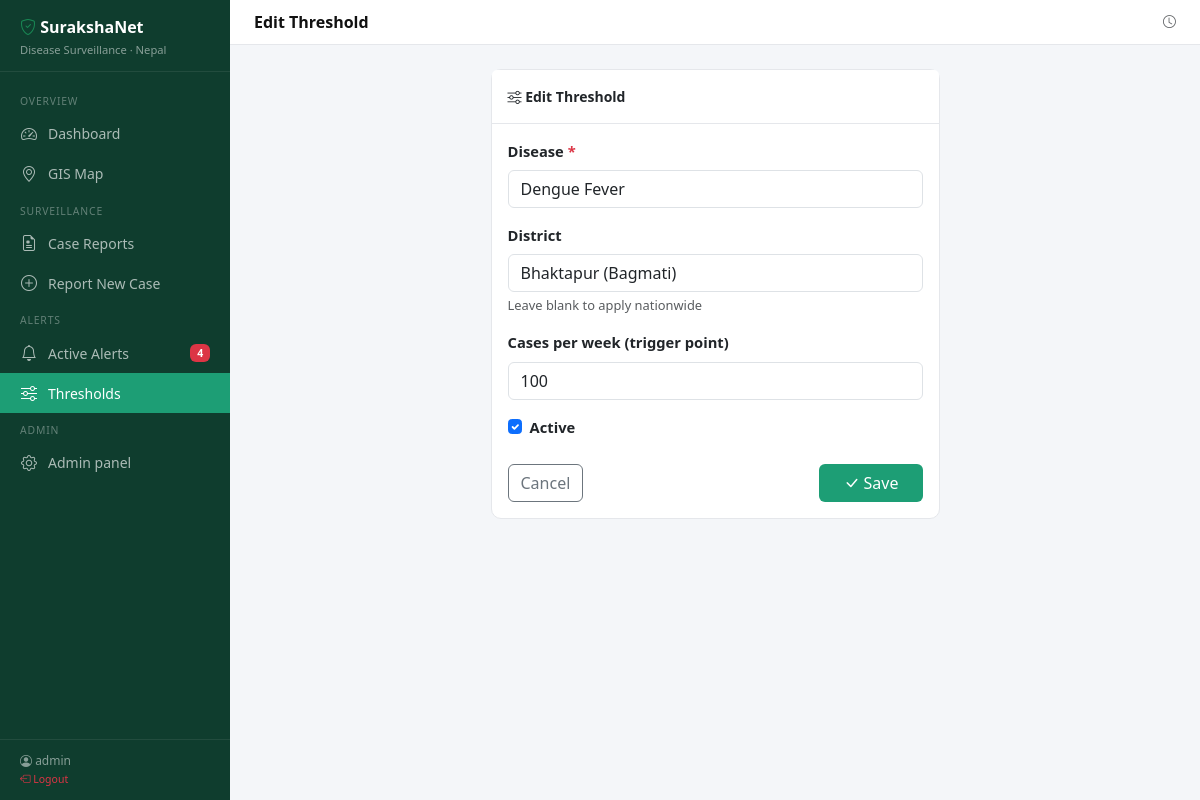
Page /thresholds/1/edit/ (signed in) on the committed database.
### surveillance/models.py (models this page shows, shortened)
class AlertThreshold(models.Model):
    disease = models.ForeignKey(Disease, on_delete=models.CASCADE, related_name='thresholds')
    district = models.ForeignKey(District, on_delete=models.CASCADE, related_name='thresholds', null=True, blank=True,
                                  help_text='Leave blank for nationwide threshold')
    cases_per_week = models.PositiveIntegerField(default=10)
    is_active = models.BooleanField(default=True)
    class Meta:
        unique_together = ['disease', 'district']

### surveillance/views.py (the view)
# urls.py: path('thresholds/<int:pk>/edit/', views.threshold_edit, name='threshold_edit'),
@login_required
def threshold_edit(request, pk):
    threshold = get_object_or_404(AlertThreshold, pk=pk)
    if request.method == 'POST':
        form = AlertThresholdForm(request.POST, instance=threshold)
        if form.is_valid():
            form.save()
            messages.success(request, "Threshold updated.")
            return redirect('threshold_list')
    else:
        form = AlertThresholdForm(instance=threshold)
    return render(request, 'surveillance/threshold_form.html', {'form': form, 'title': 'Edit Threshold'})

### surveillance/forms.py
class AlertThresholdForm(forms.ModelForm):
    class Meta:
        model = AlertThreshold
        fields = ['disease', 'district', 'cases_per_week', 'is_active']
        widgets = {
            'cases_per_week': forms.NumberInput(attrs={'min': 1}),
        }
    def __init__(self, *args, **kwargs):
        super().__init__(*args, **kwargs)
        for field in self.fields.values():
            field.widget.attrs.setdefault('class', 'form-control')
        self.fields['is_active'].widget.attrs['class'] = 'form-check-input'
        self.fields['district'].required = False
        self.fields['district'].help_text = 'Leave blank to apply nationwide'

### surveillance/context_processors.py (called while the page is built)
def alert_count(request):
    if request.user.is_authenticated:
        count = Alert.objects.filter(status='active').count()
        return {'active_alert_count': count}
    return {'active_alert_count': 0}

### surveillance/models.py (called while the page is built)
    def __str__(self):
        return f"{self.name} ({self.province.name})"

    def __str__(self):
        return self.name

### surveillance/templates/surveillance/threshold_form.html (shortened to what this page needs)
{% extends "surveillance/base.html" %}
{% block page_title %}{{ title }}{% endblock %}
{% block content %}
<div class="row justify-content-center">
  <div class="col-md-6">
    <div class="card">
      <div class="card-header py-3"><i class="bi bi-sliders"></i> {{ title }}</div>
      <div class="card-body">
        <form method="post">
          <div class="mb-3">
            <label class="form-label fw-semibold">Disease <span class="text-danger">*</span></label>
            {{ form.disease }}
          </div>
          <div class="mb-3">
            <label class="form-label fw-semibold">District</label>
            {{ form.district }}
            <div class="form-text">{{ form.district.help_text }}</div>
          </div>
          <div class="mb-3">
            <label class="form-label fw-semibold">Cases per week (trigger point)</label>
            {{ form.cases_per_week }}
          </div>
          <div class="mb-4 form-check">
            {{ form.is_active }}
            <label class="form-check-label fw-semibold">Active</label>
          </div>
          <div class="d-flex justify-content-between">
            <a href="{% url 'threshold_list' %}" class="btn btn-outline-secondary">Cancel</a>
            <button type="submit" class="btn btn-brand px-4"><i class="bi bi-check-lg"></i> Save</button>
          </div>
        </form>
      </div>
    </div>
  </div>
</div>
{% endblock %}

### surveillance/templates/surveillance/base.html (shortened to what this page needs)
<!DOCTYPE html>
<html lang="en">
<head>
  <link href="https://cdn.jsdelivr.net/npm/bootstrap@5.3.2/dist/css/bootstrap.min.css" rel="stylesheet">
  <link href="https://cdn.jsdelivr.net/npm/bootstrap-icons@1.11.3/font/bootstrap-icons.min.css" rel="stylesheet">
  <link rel="stylesheet" href="https://unpkg.com/leaflet@1.9.4/dist/leaflet.css">
</head>
<body>
{% if user.is_authenticated %}
<nav id="sidebar">
  <div class="sidebar-brand">
    <h5><i class="bi bi-shield-check text-success"></i> SurakshaNet</h5>
    <small>Disease Surveillance · Nepal</small>
  </div>
  <div class="sidebar-nav">
    <div class="nav-section-label">Overview</div>
    <a href="{% url 'dashboard' %}" class="nav-link {% if request.resolver_match.url_name == 'dashboard' %}active{% endif %}">
      <i class="bi bi-speedometer2"></i> Dashboard
    </a>
    <a href="{% url 'map' %}" class="nav-link {% if request.resolver_match.url_name == 'map' %}active{% endif %}">
      <i class="bi bi-geo-alt"></i> GIS Map
    </a>
    <div class="nav-section-label">Surveillance</div>
    <a href="{% url 'case_list' %}" class="nav-link {% if 'case' in request.resolver_match.url_name %}active{% endif %}">
      <i class="bi bi-file-earmark-medical"></i> Case Reports
    </a>
    <a href="{% url 'case_create' %}" class="nav-link">
      <i class="bi bi-plus-circle"></i> Report New Case
    </a>
    <div class="nav-section-label">Alerts</div>
    <a href="{% url 'alert_list' %}" class="nav-link {% if 'alert' in request.resolver_match.url_name %}active{% endif %}">
      <i class="bi bi-bell"></i> Active Alerts
      {% with count=active_alert_count %}
        {% if count %}<span class="badge bg-danger ms-auto">{{ count }}</span>{% endif %}
      {% endwith %}
    </a>
    <a href="{% url 'threshold_list' %}" class="nav-link {% if 'threshold' in request.resolver_match.url_name %}active{% endif %}">
      <i class="bi bi-sliders"></i> Thresholds
    </a>
    <div class="nav-section-label">Admin</div>
    <a href="/admin/" class="nav-link"><i class="bi bi-gear"></i> Admin panel</a>
  </div>
  <div class="sidebar-footer">
    <i class="bi bi-person-circle"></i> {{ user.get_full_name|default:user.username }}<br>
    <a href="{% url 'logout' %}" class="text-danger text-decoration-none small">
      <i class="bi bi-box-arrow-left"></i> Logout
    </a>
  </div>
</nav>
<div id="main">
  <div class="topbar">
    <span class="topbar-title">{% block page_title %}Dashboard{% endblock %}</span>
    <div class="d-flex align-items-center gap-3">
      <span class="text-muted small"><i class="bi bi-clock"></i> {{ now|date:"D, d M Y" }}</span>
    </div>
  </div>
  <div class="page-body">
    {% block content %}{% endblock %}
  </div>
</div>
{% else %}
  {% block auth_content %}{% endblock %}
{% endif %}
</body>
</html>

### surveillance/templates/surveillance/base.html (style rules this page uses)
:root { --sidebar-width: 230px; --brand-green: #1D9E75; --brand-dark: #0f3d2e; --brand-red: #E24B4A; --brand-amber: #EF9F27; }
body { background: #f4f6f9; font-size: 0.92rem; }
#sidebar { position: fixed; top: 0; left: 0; height: 100vh; width: var(--sidebar-width); background: var(--brand-dark); display: flex; flex-direction: column; z-index: 1000; overflow-y: auto; }
.sidebar-brand { padding: 18px 20px 12px; border-bottom: 1px solid rgba(255,255,255,0.08); }
.sidebar-brand h5 { color: #fff; font-weight: 600; margin: 0; font-size: 1rem; }
.sidebar-brand small { color: rgba(255,255,255,0.5); font-size: 0.7rem; }
.sidebar-nav { padding: 12px 0; flex: 1; }
.nav-section-label { font-size: 0.65rem; text-transform: uppercase; letter-spacing: .08em; color: rgba(255,255,255,0.35); padding: 10px 20px 4px; }
.sidebar-nav .nav-link { color: rgba(255,255,255,0.65); padding: 8px 20px; border-radius: 0; display: flex; align-items: center; gap: 10px; font-size: 0.875rem; transition: all 0.15s; }
.sidebar-nav .nav-link.active { color: #fff; background: var(--brand-green); }
.sidebar-nav .nav-link i { font-size: 1rem; width: 18px; text-align: center; }
.sidebar-footer { padding: 12px 20px; border-top: 1px solid rgba(255,255,255,0.08); color: rgba(255,255,255,0.5); font-size: 0.75rem; }
#main { margin-left: var(--sidebar-width); min-height: 100vh; }
.topbar { background: #fff; border-bottom: 1px solid #e5e7eb; padding: 10px 24px; display: flex; align-items: center; justify-content: space-between; position: sticky; top: 0; z-index: 100; }
.topbar-title { font-weight: 600; font-size: 1rem; color: #111; }
.page-body { padding: 24px; }
.card { border: 1px solid #e5e7eb; border-radius: 10px; }
.card-header { background: #fff; border-bottom: 1px solid #e5e7eb; font-weight: 600; font-size: 0.875rem; }
.btn-brand { background: var(--brand-green); color: #fff; border: none; }

### rows in the picture
AlertThreshold: disease "Dengue Fever", district "Bhaktapur (Bagmati)", cases_per_week "100", is_active "☑"

### other values in the picture
{{ count }} "4"
{{ user.get_full_name|default:user.username }} "admin"
{{ title }} "Edit Threshold"
